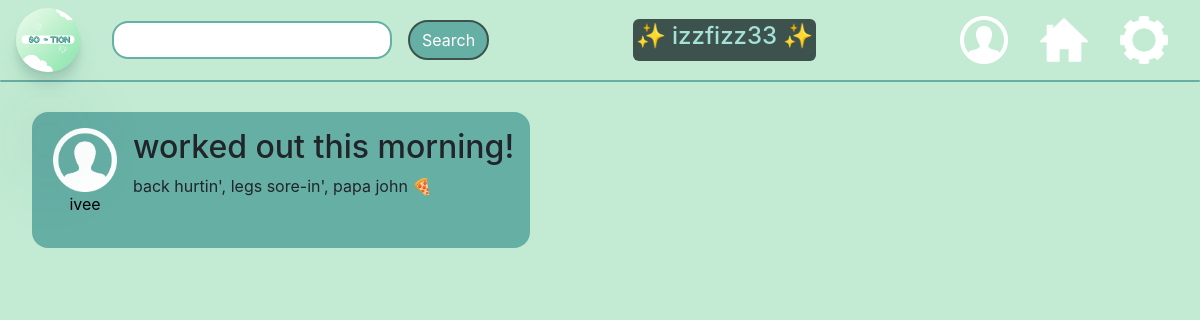
The app's page /clickedpost/1 (signed in) with its own data.
### app.py (models this page shows, shortened)
class User(UserMixin, db.Model):
    id = db.Column(db.Integer, primary_key=True)
    email = db.Column(db.String(75), unique=True)
    username = db.Column(db.String(30), unique=True)
    password_hash = db.Column(db.String())
    is_authenticated = db.Column(db.Boolean, default=False)
    pfp_placement = db.Column(db.String(), default="center")
    bio = db.Column(db.String(), default="BIO HERE")
    darkMode = db.Column(db.Boolean, default = True)

class Post(db.Model):
    id = db.Column(db.Integer, primary_key=True)
    user_id = db.Column(db.Integer, unique=False)
    post_title = db.Column(db.String(300), unique=False)
    post_content = db.Column(db.String(2800), unique=False)
    profile_pic = db.Column(db.Boolean, default=False)
    post_username = db.Column(db.String(30))

### app.py (the view)
@app.route('/clickedpost/<id>', methods=["GET"])
@login_required
def clickedpost(id):
    form1 = SearchForm()
    postz = Post.query.filter_by(id = id).first()
    post_user = User.query.filter_by(id=postz.user_id).first()
    return render_template('clickedpost.html', form1=form1, username = current_user.username, postz = postz, post_user=post_user)

### forms.py
class SearchForm(FlaskForm):
    searchword = StringField("searchword",validators=[InputRequired(), Length(min=4,max=15)])

### app.py (called while the page is built)
@login_manager.user_loader
def user_loader(user_id):
    return User.query.filter_by(id=user_id).first()

### templates/clickedpost.html (shortened to what this page needs)
{% extends "base.html" %}
{% block content %}
<link rel="stylesheet" href="styles/homefeed.css">
<div class="post">
  <div class="content">
    <a href="{{url_for('searchprofile', username=post_user.username)}}">
      <div class="pic-and-username">
        <img class="profile-icon" src="../images/profile-icon.png" alt="Profile picture">
        <p class="username">{{ post_user.username }}</p>
      </div>
    </a>
    <div class="content-and-comments">
      <h2> {{ postz.post_title }}</h2>
      <p> {{ postz.post_content }}</p>
    </div>
  </div>
</div>
{% endblock content %}

### templates/base.html (shortened to what this page needs)
<!doctype html>
<html lang="en">
<head>
    <link rel="stylesheet" href="https://stackpath.bootstrapcdn.com/bootstrap/4.3.1/css/bootstrap.min.css"
>
    <link rel="stylesheet" href="../styles/homefeed.css">
</head>
<body>
    <nav class="fixed-top">
        <div class="navbar fixed-top nav">
            <div id="logo-and-search">
                <a href="{{ url_for('homefeed') }}">
                    <img class="navbar-logo" src="../images/So-tion-logo-pic.png" alt="So-tion logo" />
                </a>
                <form action="/search" method="POST">
                    {{ form1.searchword(class_="form-control") }}
                    <button type="submit" class="search-button btn btn-primary">Search</button>
                </form>
            </div>
            <div id='username-block'>
                <h4 id="username-text">&#x2728; {{username}} &#x2728;</h4>
            </div>
            <div id="right-navbar-images">
                <a href="{{ url_for('profile') }}">
                    <img class="profile-icon-navbar" src="../images/profile-icon.png" alt="profile icon button" /></a>
                <a href="{{ url_for('homefeed') }}">
                    <img class="home-navbar" src="../images/home.jpg" href="{{ url_for('homefeed') }}"
                        alt="Home button" /></a>
                <a href="{{ url_for('settings') }}">
                    <img class="gear-navbar" src="../images/gear.png" alt="Gear button" /></a>
            </div>
        </div>
        <div class="navbar-divider nav"></div>
    </nav>
    {% block content %}
    {% endblock %}
</body>
</html>

### static/styles/homefeed.css (style rules this page uses)
body { background-color: #c3ebd3; }
.navbar-logo { width: 4em; height: 4em; border-radius: 3em; border-width: 3em; box-shadow: 0 2.8px 2.2px rgba(24, 80, 72, 0.034), 0 6.7px 5.3px rgba(36, 110, 101, 0.048), 0 120.5px 179px rgba(33, 83, 77, 0.06), 0 12.3px 7.9px rgba(38, 83, 77, 0.072), 0 14.8px 20.4px rgba(25, 90, 81, 0.086), 0 100px 80px rgba(42, 90, 84, 0.12); }
.home-navbar, .gear-navbar, .profile-icon-navbar { width: 3em; height: 3em; position:relative; display: flex; justify-content: right; }
#logo-and-search { display: flex; justify-content: left; column-gap: 2em; }
#right-navbar-images { display: flex; justify-content: right; column-gap: 2em; margin-right: 1em; align-items: center; }
.navbar { display: flex; justify-content: space-between; position: fixed; }
.navbar-divider { height: 2px; background-color: #66afa5; margin-top: 5em; margin-bottom: 1em; border-radius: 5em; }
.post { display:flex; flex-direction: row; column-gap: 1em; border-width: 3em; padding: 2em; border-radius: 2px; border-color:black; }
.post:first-of-type { margin-top: 5em; }
.profile-icon { height:4em; width:4em; }
.fixed-top { position:fixed; background-color: #c3ebd3; }
.pic-and-username { display:flex; flex-direction: column; margin-right: 1em; margin-left: 5px; }
.content { display:flex; flex-direction: row; background-color: #66afa5; border-radius: 1em; padding: 1em; }
#username-block { background-color: #3D524c; padding: 3px; border-radius: 6px; color:#a5e1d9; }
.search-button { background-color: #66afa5; border:solid; border-width: 2px; border-color: #3D524c; border-radius: 35px; color:white; }
form { display: flex; align-items: center; column-gap: 1em; }
.form-control { border-radius: 1em; padding-left: 1em; border-color: #66afa5; border-width: 2px; }
a { text-decoration: none; color: black; }
.username { text-align: center; }

### records on screen
User: username "izzfizz33"
User: username "ivee"
Post: post_title "worked out this morning!", post_content "back hurtin', legs sore-in', papa john 🍕"
